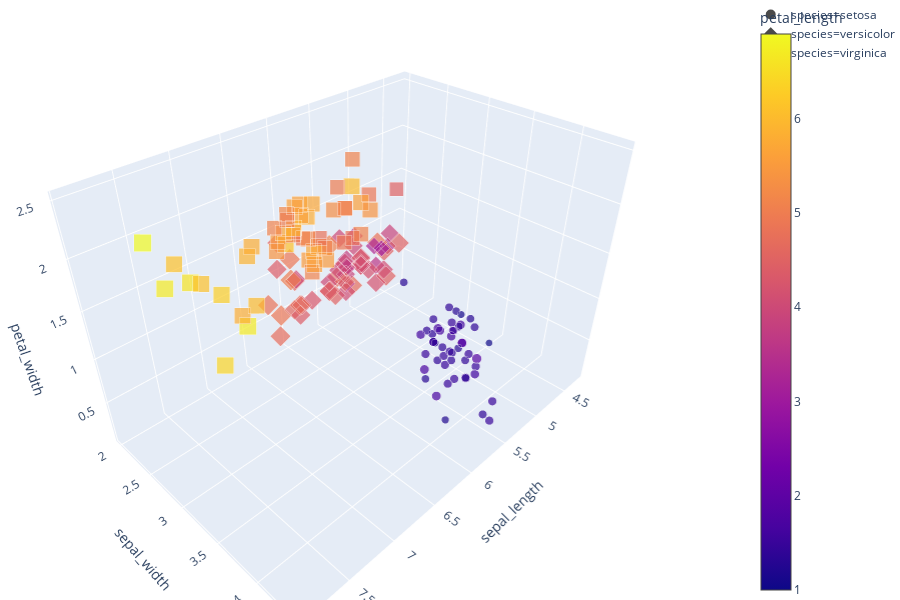

The code cell stored with this chart in its notebook:
### Markdown cell above
Uses Plotly. Install plotly by running
```python
!pip install plotly
```

### Code cell
import plotly.express as px
iris = px.data.iris()
fig = px.scatter_3d(iris, x='sepal_length', y='sepal_width', z='petal_width',
              color='petal_length', size='petal_length', size_max=18,
              symbol='species', opacity=0.7)

# tight layout
fig.update_layout(margin=dict(l=0, r=0, b=0, t=0))

### Figure 1 — Plotly figure (JSON) as saved in the notebook; plotly's stock layout.template omitted (floating-point values rounded to 4 significant figures)
{"data": [{"hoverlabel": {"namelength": 0}, "hovertemplate": "species=setosa<br>sepal_length=%{x}<br>sepal_width=%{y}<br>petal_width=%{z}<br>petal_length=%{marker.color}", "legendgroup": "species=setosa", "marker": {"color": [1.4, 1.4, 1.3, 1.5, 1.4, 1.7, 1.4, 1.5, 1.4, 1.5, 1.5, 1.6, 1.4, 1.1, 1.2, 1.5, 1.3, 1.4, 1.7, 1.5, 1.7, 1.5, 1, 1.7, 1.9, 1.6, 1.6, 1.5, 1.4, 1.6, 1.6, 1.5, 1.5, 1.4, 1.5, 1.2, 1.3, 1.5, 1.3, 1.5, 1.3, 1.3, 1.3, 1.6, 1.9, 1.4, 1.6, 1.4, 1.5, 1.4], "coloraxis": "coloraxis", "opacity": 0.7, "size": [1.4, 1.4, 1.3, 1.5, 1.4, 1.7, 1.4, 1.5, 1.4, 1.5, 1.5, 1.6, 1.4, 1.1, 1.2, 1.5, 1.3, 1.4, 1.7, 1.5, 1.7, 1.5, 1, 1.7, 1.9, 1.6, 1.6, 1.5, 1.4, 1.6, 1.6, 1.5, 1.5, 1.4, 1.5, 1.2, 1.3, 1.5, 1.3, 1.5, 1.3, 1.3, 1.3, 1.6, 1.9, 1.4, 1.6, 1.4, 1.5, 1.4], "sizemode": "area", "sizeref": 0.0213, "symbol": "circle"}, "mode": "markers", "name": "species=setosa", "scene": "scene", "showlegend": true, "type": "scatter3d", "x": [5.1, 4.9, 4.7, 4.6, 5, 5.4, 4.6, 5, 4.4, 4.9, 5.4, 4.8, 4.8, 4.3, 5.8, 5.7, 5.4, 5.1, 5.7, 5.1, 5.4, 5.1, 4.6, 5.1, 4.8, 5, 5, 5.2, 5.2, 4.7, 4.8, 5.4, 5.2, 5.5, 4.9, 5, 5.5, 4.9, 4.4, 5.1, 5, 4.5, 4.4, 5, 5.1, 4.8, 5.1, 4.6, 5.3, 5], "y": [3.5, 3, 3.2, 3.1, 3.6, 3.9, 3.4, 3.4, 2.9, 3.1, 3.7, 3.4, 3, 3, 4, 4.4, 3.9, 3.5, 3.8, 3.8, 3.4, 3.7, 3.6, 3.3, 3.4, 3, 3.4, 3.5, 3.4, 3.2, 3.1, 3.4, 4.1, 4.2, 3.1, 3.2, 3.5, 3.1, 3, 3.4, 3.5, 2.3, 3.2, 3.5, 3.8, 3, 3.8, 3.2, 3.7, 3.3], "z": [0.2, 0.2, 0.2, 0.2, 0.2, 0.4, 0.3, 0.2, 0.2, 0.1, 0.2, 0.2, 0.1, 0.1, 0.2, 0.4, 0.4, 0.3, 0.3, 0.3, 0.2, 0.4, 0.2, 0.5, 0.2, 0.2, 0.4, 0.2, 0.2, 0.2, 0.2, 0.4, 0.1, 0.2, 0.1, 0.2, 0.2, 0.1, 0.2, 0.2, 0.3, 0.3, 0.2, 0.6, 0.4, 0.3, 0.2, 0.2, 0.2, 0.2]}, {"hoverlabel": {"namelength": 0}, "hovertemplate": "species=versicolor<br>sepal_length=%{x}<br>sepal_width=%{y}<br>petal_width=%{z}<br>petal_length=%{marker.color}", "legendgroup": "species=versicolor", "marker": {"color": [4.7, 4.5, 4.9, 4, 4.6, 4.5, 4.7, 3.3, 4.6, 3.9, 3.5, 4.2, 4, 4.7, 3.6, 4.4, 4.5, 4.1, 4.5, 3.9, 4.8, 4, 4.9, 4.7, 4.3, 4.4, 4.8, 5, 4.5, 3.5, 3.8, 3.7, 3.9, 5.1, 4.5, 4.5, 4.7, 4.4, 4.1, 4, 4.4, 4.6, 4, 3.3, 4.2, 4.2, 4.2, 4.3, 3, 4.1], "coloraxis": "coloraxis", "opacity": 0.7, "size": [4.7, 4.5, 4.9, 4, 4.6, 4.5, 4.7, 3.3, 4.6, 3.9, 3.5, 4.2, 4, 4.7, 3.6, 4.4, 4.5, 4.1, 4.5, 3.9, 4.8, 4, 4.9, 4.7, 4.3, 4.4, 4.8, 5, 4.5, 3.5, 3.8, 3.7, 3.9, 5.1, 4.5, 4.5, 4.7, 4.4, 4.1, 4, 4.4, 4.6, 4, 3.3, 4.2, 4.2, 4.2, 4.3, 3, 4.1], "sizemode": "area", "sizeref": 0.0213, "symbol": "diamond"}, "mode": "markers", "name": "species=versicolor", "scene": "scene", "showlegend": true, "type": "scatter3d", "x": [7, 6.4, 6.9, 5.5, 6.5, 5.7, 6.3, 4.9, 6.6, 5.2, 5, 5.9, 6, 6.1, 5.6, 6.7, 5.6, 5.8, 6.2, 5.6, 5.9, 6.1, 6.3, 6.1, 6.4, 6.6, 6.8, 6.7, 6, 5.7, 5.5, 5.5, 5.8, 6, 5.4, 6, 6.7, 6.3, 5.6, 5.5, 5.5, 6.1, 5.8, 5, 5.6, 5.7, 5.7, 6.2, 5.1, 5.7], "y": [3.2, 3.2, 3.1, 2.3, 2.8, 2.8, 3.3, 2.4, 2.9, 2.7, 2, 3, 2.2, 2.9, 2.9, 3.1, 3, 2.7, 2.2, 2.5, 3.2, 2.8, 2.5, 2.8, 2.9, 3, 2.8, 3, 2.9, 2.6, 2.4, 2.4, 2.7, 2.7, 3, 3.4, 3.1, 2.3, 3, 2.5, 2.6, 3, 2.6, 2.3, 2.7, 3, 2.9, 2.9, 2.5, 2.8], "z": [1.4, 1.5, 1.5, 1.3, 1.5, 1.3, 1.6, 1, 1.3, 1.4, 1, 1.5, 1, 1.4, 1.3, 1.4, 1.5, 1, 1.5, 1.1, 1.8, 1.3, 1.5, 1.2, 1.3, 1.4, 1.4, 1.7, 1.5, 1, 1.1, 1, 1.2, 1.6, 1.5, 1.6, 1.5, 1.3, 1.3, 1.3, 1.2, 1.4, 1.2, 1, 1.3, 1.2, 1.3, 1.3, 1.1, 1.3]}, {"hoverlabel": {"namelength": 0}, "hovertemplate": "species=virginica<br>sepal_length=%{x}<br>sepal_width=%{y}<br>petal_width=%{z}<br>petal_length=%{marker.color}", "legendgroup": "species=virginica", "marker": {"color": [6, 5.1, 5.9, 5.6, 5.8, 6.6, 4.5, 6.3, 5.8, 6.1, 5.1, 5.3, 5.5, 5, 5.1, 5.3, 5.5, 6.7, 6.9, 5, 5.7, 4.9, 6.7, 4.9, 5.7, 6, 4.8, 4.9, 5.6, 5.8, 6.1, 6.4, 5.6, 5.1, 5.6, 6.1, 5.6, 5.5, 4.8, 5.4, 5.6, 5.1, 5.1, 5.9, 5.7, 5.2, 5, 5.2, 5.4, 5.1], "coloraxis": "coloraxis", "opacity": 0.7, "size": [6, 5.1, 5.9, 5.6, 5.8, 6.6, 4.5, 6.3, 5.8, 6.1, 5.1, 5.3, 5.5, 5, 5.1, 5.3, 5.5, 6.7, 6.9, 5, 5.7, 4.9, 6.7, 4.9, 5.7, 6, 4.8, 4.9, 5.6, 5.8, 6.1, 6.4, 5.6, 5.1, 5.6, 6.1, 5.6, 5.5, 4.8, 5.4, 5.6, 5.1, 5.1, 5.9, 5.7, 5.2, 5, 5.2, 5.4, 5.1], "sizemode": "area", "sizeref": 0.0213, "symbol": "square"}, "mode": "markers", "name": "species=virginica", "scene": "scene", "showlegend": true, "type": "scatter3d", "x": [6.3, 5.8, 7.1, 6.3, 6.5, 7.6, 4.9, 7.3, 6.7, 7.2, 6.5, 6.4, 6.8, 5.7, 5.8, 6.4, 6.5, 7.7, 7.7, 6, 6.9, 5.6, 7.7, 6.3, 6.7, 7.2, 6.2, 6.1, 6.4, 7.2, 7.4, 7.9, 6.4, 6.3, 6.1, 7.7, 6.3, 6.4, 6, 6.9, 6.7, 6.9, 5.8, 6.8, 6.7, 6.7, 6.3, 6.5, 6.2, 5.9], "y": [3.3, 2.7, 3, 2.9, 3, 3, 2.5, 2.9, 2.5, 3.6, 3.2, 2.7, 3, 2.5, 2.8, 3.2, 3, 3.8, 2.6, 2.2, 3.2, 2.8, 2.8, 2.7, 3.3, 3.2, 2.8, 3, 2.8, 3, 2.8, 3.8, 2.8, 2.8, 2.6, 3, 3.4, 3.1, 3, 3.1, 3.1, 3.1, 2.7, 3.2, 3.3, 3, 2.5, 3, 3.4, 3], "z": [2.5, 1.9, 2.1, 1.8, 2.2, 2.1, 1.7, 1.8, 1.8, 2.5, 2, 1.9, 2.1, 2, 2.4, 2.3, 1.8, 2.2, 2.3, 1.5, 2.3, 2, 2, 1.8, 2.1, 1.8, 1.8, 1.8, 2.1, 1.6, 1.9, 2, 2.2, 1.5, 1.4, 2.3, 2.4, 1.8, 1.8, 2.1, 2.4, 2.3, 1.9, 2.3, 2.5, 2.3, 1.9, 2, 2.3, 1.8]}], "layout": {"coloraxis": {"colorbar": {"title": {"text": "petal_length"}}, "colorscale": [[0, "#0d0887"], [0.1111, "#46039f"], [0.2222, "#7201a8"], [0.3333, "#9c179e"], [0.4444, "#bd3786"], [0.5556, "#d8576b"], [0.6667, "#ed7953"], [0.7778, "#fb9f3a"], [0.8889, "#fdca26"], [1, "#f0f921"]]}, "height": 600, "legend": {"itemsizing": "constant", "tracegroupgap": 0}, "margin": {"b": 0, "l": 0, "r": 0, "t": 0}, "scene": {"domain": {"x": [0, 0.98], "y": [0, 1]}, "xaxis": {"title": {"text": "sepal_length"}}, "yaxis": {"title": {"text": "sepal_width"}}, "zaxis": {"title": {"text": "petal_width"}}}}}
